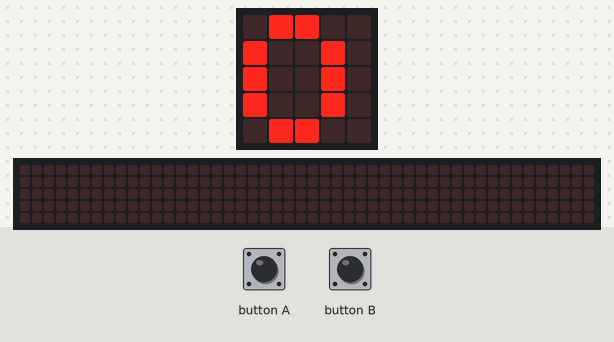
A program run on a simulated BBC micro:bit (MakeCode). Parts: the board's 5×5 LED display, a strip that is not on the board, showing the scrolling text unrolled. The test bench sets the inputs (shaded band). The 48×5 strip is a reading aid, not a part: it shows the text the display is scrolling, unrolled, one strip-width of it at a time.

Above: at 1.9 s.
2.0 s: button B pressed for 0.15 s
At 2.34 s:
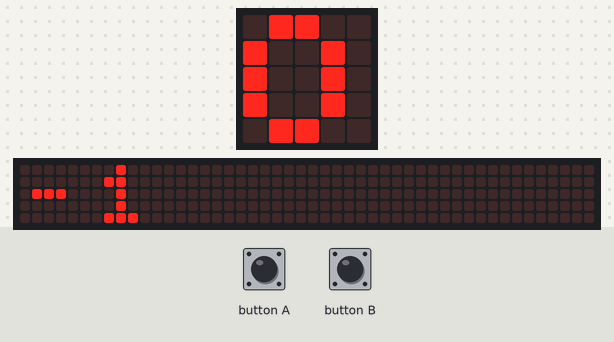
2.7 s: button A pressed for 0.15 s
3.4 s: button A pressed for 0.15 s
At 11.1 s:
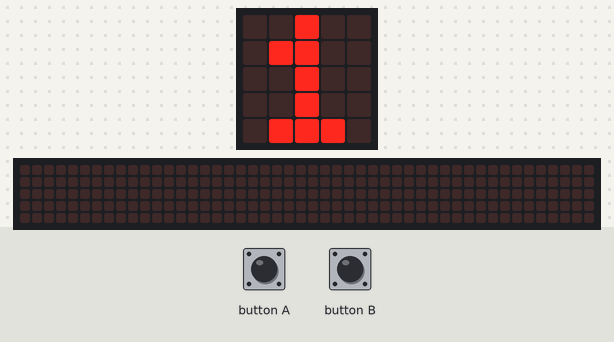
Timing chart, 0 to 12.6 s (numbered marks = the images above; inputs shaded):
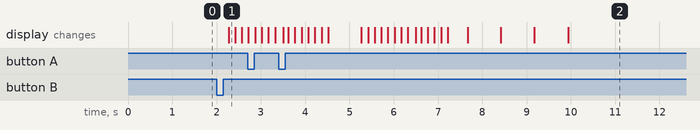

The program:

main.ts
```typescript
input.onButtonPressed(Button.A, function () {
    Personas = Personas + 1
    basic.showNumber(Personas)
})
input.onGesture(Gesture.Shake, function () {
    Personas = 0
    basic.showNumber(Personas)
})
input.onButtonPressed(Button.B, function () {
    if (5 > Personas) {
        Personas += -1
        basic.showNumber(Personas)
    }
})
let Personas = 0
basic.showNumber(Personas)
basic.forever(function () {
    if (Personas > 5) {
        basic.showString("AF")
    }
    if (Personas < 5) {
        basic.showNumber(Personas)
    }
})
```

test.ts
```typescript
// aquí va el archivo "tests"; esto no se compilará cuando este paquete se utilice como una extensión.
```

Measured:
- after the input at 2.0 s, the display: changes after 0.27 s (image 1)
